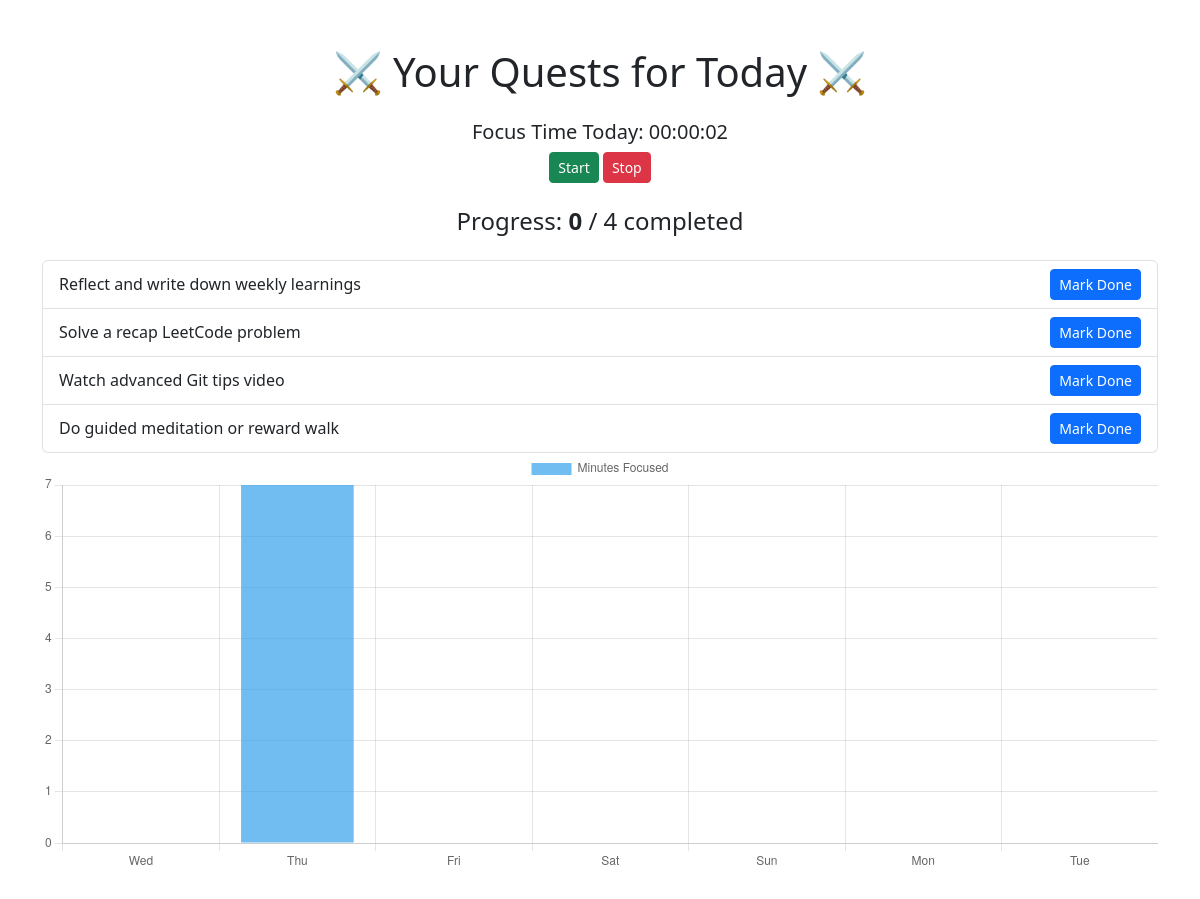
The page / on the database its author committed.
### tracker/models.py (models this page shows, shortened)
class Quest(models.Model):
    title = models.CharField(max_length = 200)
    description = models.TextField(blank = True)
    date = models.DateField(default=timezone.now)
    is_completed = models.BooleanField(default=False)

### tracker/views.py (the view)
# urls.py: 2. Add a URL to urlpatterns:  path('', views.home, name='home')
def home(request):
    today = timezone.now().date()
    quests = Quest.objects.filter(date=today).order_by('id')
    completed_count = quests.filter(is_completed=True).count()
    total_count = quests.count()
    last_7_days = [today - timedelta(days=i) for i in range(6, -1, -1)]
    focus_data = []
    for d in last_7_days:
        obj = DailyFocusTime.objects.filter(date=d).first()
        seconds = obj.seconds_spend if obj else 0
        focus_data.append({'date': d.strftime("%a"), 'minutes': round(seconds/60)})
    reward_tip = None
    focus_today = DailyFocusTime.objects.filter(date=today).first()
    if focus_today and focus_today.seconds_spend >= 3600:
        reward_tip = random.choice(TOP_SDE_REWARDS)
    return render(request, 'tracker/home.html', {
        'quests': quests,
        'completed_count': completed_count,
        'total_count': total_count,
        'focus_time_data': focus_data,
        'reward_tip': reward_tip,
        })

### tracker/templates/tracker/home.html (shortened to what this page needs)
<!DOCTYPE html>
<html lang="en">
<head>
    <link href="https://cdn.jsdelivr.net/npm/bootstrap@5.3.0/dist/css/bootstrap.min.css" rel="stylesheet">
</head>
<body class="container py-5">
    <h1 class="text-center mb-4">⚔️ Your Quests for Today ⚔️</h1>
    <div class="text-center mb-4">
        <h5> Focus Time Today: <span id="timer">00:00:00</span></h5>
        <button class="btn btn-success btn-sm" onclick="startTimer()">Start</button>
        <button class="btn btn-danger btn-sm" onclick="stopTimer()">Stop</button>
    </div>
    <div class="text-center mb-4">
        <h4>Progress: <strong>{{ completed_count }}</strong> / {{ total_count }} completed</h4>
    </div>
    <div class="list-group">
        {% for quest in quests %}
            <div class="list-group-item d-flex justify-content-between align-items-center {% if quest.is_completed %}list-group-item-success{% endif %}">
                <span>{{ quest.title }}</span>
                {% if not quest.is_completed %}
                    <form action="{% url 'complete_quest' quest.id %}" method="post">
                        <button type="submit" class="btn btn-primary btn-sm">Mark Done</button>
                    </form>
                {% else %}
                    <span class="badge bg-success">Completed</span>
                {% endif %}
            </div>
        {% empty %}
            <div class="list-group-item">No quests for today.</div>
        {% endfor %}
    </div>
    <canvas id="focusChart" width="400" height="150"></canvas>
<script>
    const chartData = {{ focus_time_data|safe }};
    const ctx = document.getElementById('focusChart').getContext('2d');
    new Chart(ctx, {
        type: 'bar',
        data: {
            labels: chartData.map(row => row.date),
            datasets: [{
                label: 'Minutes Focused',
                data: chartData.map(row => row.minutes),
                backgroundColor: 'rgba(54, 162, 235, 0.7)'
            }]
        },
        options: {
            scales: {
                y: { beginAtZero: true }
            }
        }
    });
</script>
</body>
</html>

### rows shown on the page
Quest: title "Reflect and write down weekly learnings", is_completed "Mark Done"
Quest: title "Solve a recap LeetCode problem", is_completed "Mark Done"
Quest: title "Watch advanced Git tips video", is_completed "Mark Done"
Quest: title "Do guided meditation or reward walk", is_completed "Mark Done"

### other values the page prints
{{ completed_count }} "0"
{{ total_count }} "4"
